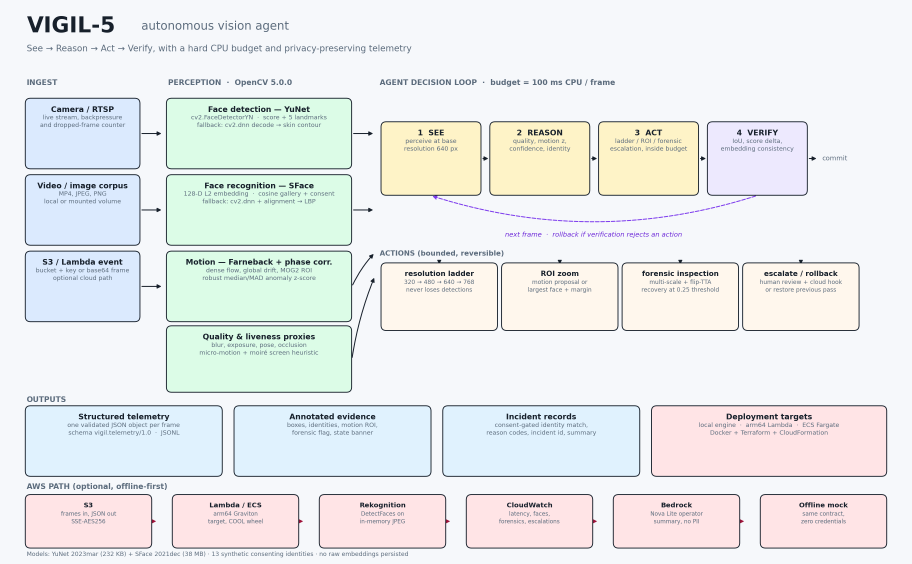
#> input picture outputs/architecture_diagram.png, 2736 x 1692 px (shown at 1/3 size)
$ python make_submission_video.py
#> lines starting #> are read from the running program, lines starting #| are printed output that depends on the picture; pictures that were not available may be replaced by others from this repository, and a replacement may not be noted
"""Build the <=5 minute submission video for Devpost.

Structure (about 100 s):
    title -> problem -> the loop -> architecture -> live demo -> agent trace
    -> measured results -> limitations -> close

Slides are rendered with matplotlib at 1920x1080, then concatenated with ffmpeg
together with the annotated 288-frame demo. No audio is added, so the result
plays anywhere. Output: ``outputs/demo_submission.mp4``.
"""

from __future__ import annotations

import subprocess
import tempfile
from pathlib import Path

import matplotlib

matplotlib.use("Agg")
import matplotlib.pyplot as plt  # noqa: E402
from matplotlib.patches import FancyBboxPatch  # noqa: E402

ROOT = Path(__file__).resolve().parents[1]
OUT = ROOT / "outputs"
BG = "#0b1f33"
FG = "#f2f6fa"
ACCENT = "#4fc3f7"
WARM = "#ffb74d"
RED = "#ef5350"
GREEN = "#81c784"
W, H = 19.2, 10.8


def slide(path: Path, draw) -> None:
    fig = plt.figure(figsize=(W, H), dpi=100)
    fig.patch.set_facecolor(BG)
    ax = fig.add_axes([0, 0, 1, 1])
    ax.set_xlim(0, 1)
    ax.set_ylim(0, 1)
    ax.axis("off")
    draw(ax, fig)
    fig.savefig(path, facecolor=BG)
    plt.close(fig)


def title(ax, text, sub=None):
    ax.text(0.06, 0.86, text, ha="left", va="top", fontsize=46, fontweight="bold", color=FG)
    if sub:
        ax.text(0.06, 0.74, sub, ha="left", va="top", fontsize=24, color=ACCENT)


def bullets(ax, items, y=0.60, size=27, dy=0.105, color=FG, x=0.07):
#> called with y = 0.62, size = 25, dy = 0.11, color = '#f2f6fa', x = 0.07
    for i, item in enumerate(items):
        ax.text(x, y - i * dy, item, ha="left", va="top", fontsize=size, color=color)


def loop_slide(ax, fig):
    title(ax, "The loop", "compute is spent only when the current view is not good enough")
    stages = [
        ("SEE", "YuNet @ 640 + motion ROI", "#1f4e79"),
        ("REASON", "reason codes + CPU budget", "#2e75b6"),
        ("ACT", "ladder · zoom · forensic · escalate", "#c55a11"),
        ("VERIFY", "accept or roll back", "#548235"),
        ("EMIT", "one validated JSON record", "#7030a0"),
    ]
    x = 0.05
    for name, desc, color in stages:
        ax.add_patch(FancyBboxPatch((x, 0.46), 0.165, 0.15, boxstyle="round,pad=0.008,rounding_size=0.015",
                                    linewidth=2, edgecolor=color, facecolor="#12293f"))
        ax.text(x + 0.0825, 0.555, name, ha="center", va="center", fontsize=24,
                fontweight="bold", color=FG)
        ax.text(x + 0.0825, 0.485, desc, ha="center", va="center", fontsize=11, color="#cfd8dc")
        x += 0.19
#> in slide (call 3), `fig.savefig(path, facecolor=BG)`:
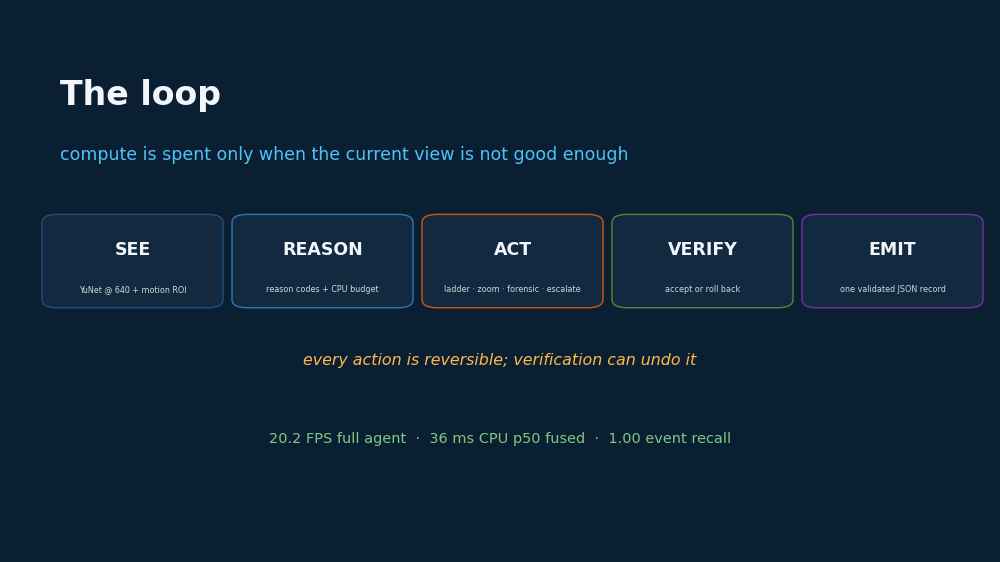
#> figure drawn by matplotlib, 1 panel
    ax.text(0.5, 0.36, "every action is reversible; verification can undo it",
            ha="center", va="center", fontsize=22, color=WARM, style="italic")
    ax.text(0.5, 0.22, "20.2 FPS full agent  ·  36 ms CPU p50 fused  ·  1.00 event recall",
            ha="center", va="center", fontsize=20, color=GREEN)


def architecture(ax, fig):
    title(ax, "Architecture", "OpenCV 5 perception loop, typed telemetry, AWS delivery (offline-validated)")
    img = plt.imread(OUT / "architecture_diagram.png")
#> img is the input picture: shape (1692, 2736, 4) float32; mean R, G, B, A 0.93, 0.958, 0.949, 1
    h, w = img.shape[:2]
#> h = 1692; w = 2736
    box_w, box_h = 0.72, 0.54
    ax_img = fig.add_axes([0.14, 0.14, box_w, box_h])
    ax_img.imshow(img)
    ax_img.axis("off")
    ax_img.set_facecolor(BG)
    ax.text(0.5, 0.075, "Lambda handler · arm64/x86 containers · ECS task definitions · Terraform/CloudFormation",
            ha="center", va="center", fontsize=15, color="#b0bec5")


def trace_slide(ax, fig):
    title(ax, "One frame, one decision", "frame 166 — the perception result changes the next action")
    img = plt.imread("/tmp/opencode/t07frames/f166.png")
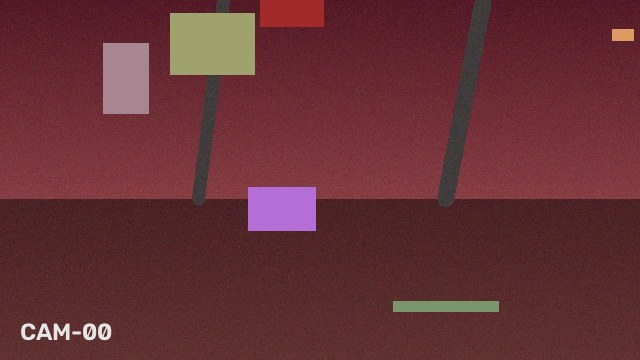
#> input picture data/eval/detection/negative/neg_000.jpg, 640 x 360 px, given in place of f166.png, which was not available
#> img is the input picture: shape (360, 640, 3); mean R, G, B 102.3, 49.4, 54.5
    ax_img = fig.add_axes([0.05, 0.16, 0.52, 0.52])
    ax_img.imshow(img)
    ax_img.axis("off")
    items = [
        "motion z = 40.27",
        "YuNet: 0 faces at 640 px",
        "→ forensic recovery scan",
        "→ ROI zoom at 640 px",
        "verification: 0 new faces",
        "→ rollback, no hallucination",
    ]
    bullets(ax, items, y=0.62, size=18, dy=0.075, color=FG, x=0.62)


def results(ax, fig):
    title(ax, "Measured results", "same 288-frame clip, four pinned x86 cores, OpenCV threads = 1")
    axes = [fig.add_axes([0.06, 0.20, 0.24, 0.40]),
            fig.add_axes([0.38, 0.20, 0.24, 0.40]),
            fig.add_axes([0.70, 0.20, 0.24, 0.40])]
    for a in axes:
        a.set_facecolor("#12293f")
        for s in a.spines.values():
            s.set_color("#455a64")
        a.tick_params(colors=FG, labelsize=12)

    a = axes[0]
    a.bar(["agent", "static"], [1.0, 0.0], color=[GREEN, "#78909c"])
    a.set_ylim(0, 1.1)
    a.set_title("event recall", color=FG, fontsize=16)
    a.text(0, 1.02, "1.00", ha="center", color=FG, fontsize=14)
    a.text(1, 0.02, "0.00", ha="center", color=FG, fontsize=14)

    a = axes[1]
    a.bar(["agent", "static"], [24.81, 216.33], color=[ACCENT, "#78909c"])
    a.set_title("wall FPS", color=FG, fontsize=16)
    a.text(0, 30, "24.8", ha="center", color=FG, fontsize=14)
    a.text(1, 222, "216.3", ha="center", color=FG, fontsize=14)

    a = axes[2]
    a.bar(["det AUC", "TAR@FAR", "identity"], [0.9917, 1.000, 1.000],
          color=[ACCENT, GREEN, GREEN])
    a.set_ylim(0, 1.1)
    a.set_title("quality", color=FG, fontsize=16)
    for i, v in enumerate([0.9917, 1.000, 1.000]):
        a.text(i, v + 0.02, f"{v:.4f}" if i == 0 else f"{v:.3f}", ha="center", color=FG, fontsize=11)

    ax.text(0.5, 0.09, "The static baseline is 8.7x faster and sees nothing. Throughput is not the product metric.",
            ha="center", va="center", fontsize=16, color=WARM, style="italic")


def limitations(ax, fig):
    title(ax, "What is not demonstrated", "stated explicitly, because the report and the repository agree")
    bullets(ax, [
        "COOL / Graviton runtime: unavailable — 0 of 30 points claimed",
        "Live AWS deployment: templates validate, no account access",
        "Synthetic corpus: 100 detection images, 60 pairs, 288 frames",
        "Escalation did not fire in the demo; it is unit-traced",
        "Liveness is a texture/motion proxy, not certified PAD",
    ], y=0.66, size=21, dy=0.095, color="#e0e0e0")


def close(ax, fig):
    ax.text(0.5, 0.58, "VIGIL-5", ha="center", va="center", fontsize=68, fontweight="bold", color=FG)
    ax.text(0.5, 0.45, "OpenCV AI Competition 2026 · Track 07", ha="center", va="center",
            fontsize=24, color=ACCENT)
    ax.text(0.5, 0.32, "report · code · evidence · 61 passing tests", ha="center", va="center",
            fontsize=20, color="#b0bec5")


def main() -> None:
    tmp = Path(tempfile.mkdtemp(prefix="vigil5_video_", dir="/tmp/opencode"))
    slides = []

    def add(name, draw, duration):
        p = tmp / f"{name}.png"
        slide(p, draw)
#> in slide (call 6), `fig.savefig(path, facecolor=BG)`:
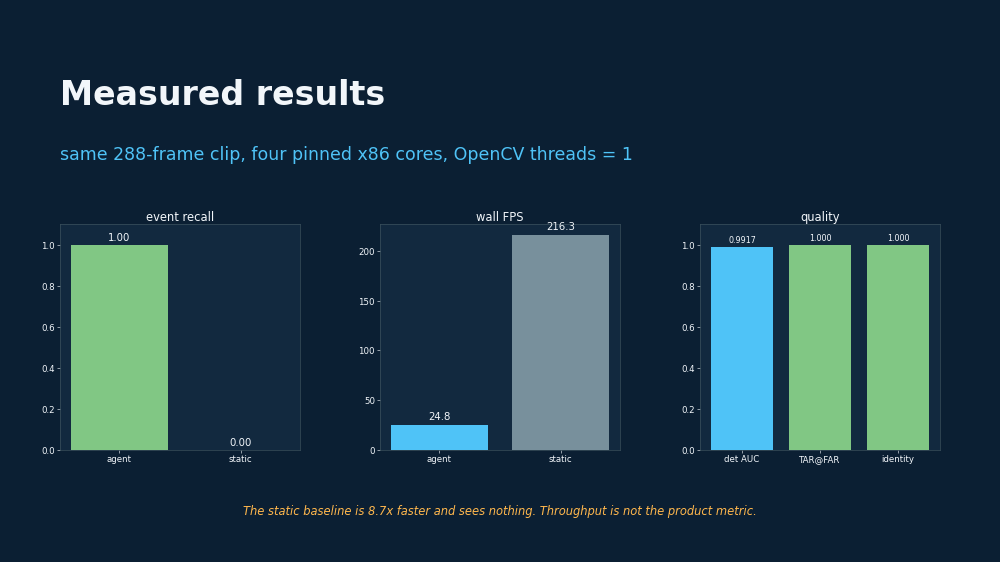
#> figure drawn by matplotlib, 3 panels
        slides.append((p, duration))

    add("00_title", lambda ax, fig: (
        ax.text(0.5, 0.62, "VIGIL-5", ha="center", va="center", fontsize=78, fontweight="bold", color=FG),
        ax.text(0.5, 0.47, "an autonomous, budget-aware vision agent on OpenCV 5",
                ha="center", va="center", fontsize=26, color=ACCENT),
        ax.text(0.5, 0.36, "it spends compute only when the current view is not good enough",
                ha="center", va="center", fontsize=18, color="#b0bec5"),
        ax.text(0.5, 0.14, "OpenCV AI Competition 2026 · Track 07 · solo build", ha="center",
                va="center", fontsize=14, color="#78909c"),
    ), 5)
    add("01_problem", lambda ax, fig: (
        title(ax, "The failure is the confident wrong answer",
              "a fixed detector cannot say: the view is not good enough"),
        bullets(ax, [
            "216 FPS static 320 px detector — event recall 0.00",
            "It never asks for a better view; it never rolls back",
            "VIGIL-5 makes ambiguity a first-class state",
        ], y=0.62, size=25, dy=0.11),
    ), 9)
    add("02_loop", loop_slide, 10)
    add("03_arch", architecture, 10)
    add("05_trace", trace_slide, 11)
    add("06_results", results, 12)
    add("07_limits", limitations, 10)
    add("08_close", close, 6)

    demo = OUT / "demo_annotated.mp4"
    seg_dir = tmp / "segments"
    seg_dir.mkdir()
    segs = []
    for i, (png, dur) in enumerate(slides):
        seg = seg_dir / f"seg_{i:02d}.mp4"
        subprocess.run([
            "ffmpeg", "-loglevel", "error", "-y", "-loop", "1", "-i", str(png),
            "-t", str(dur), "-r", "24", "-vf", "scale=1920:1080,format=yuv420p",
            "-c:v", "libx264", "-preset", "medium", "-crf", "20", "-pix_fmt", "yuv420p", str(seg),
        ], check=True)
        segs.append(seg)

    # demo segment, letterboxed to 1080p
    demo_seg = seg_dir / "demo.mp4"
    subprocess.run([
        "ffmpeg", "-loglevel", "error", "-y", "-i", str(demo),
        "-vf", "scale=1920:1080:force_original_aspect_ratio=decrease,"
               "pad=1920:1080:(ow-iw)/2:(oh-ih)/2:color=#0b1f33,fps=24,format=yuv420p",
        "-c:v", "libx264", "-preset", "medium", "-crf", "20", "-pix_fmt", "yuv420p", str(demo_seg),
    ], check=True)

    # insert the demo after the architecture slide (index 3)
    order = segs[:4] + [demo_seg] + segs[4:]
    listing = tmp / "concat.txt"
    listing.write_text("".join(f"file '{p}'\n" for p in order))
    out = OUT / "demo_submission.mp4"
    subprocess.run([
        "ffmpeg", "-loglevel", "error", "-y", "-f", "concat", "-safe", "0", "-i", str(listing),
        "-c:v", "libx264", "-preset", "medium", "-crf", "20", "-pix_fmt", "yuv420p", "-movflags", "+faststart",
        str(out),
    ], check=True)
    probe = subprocess.run(["ffprobe", "-v", "error", "-show_entries", "format=duration,size",
                            "-of", "default=nw=1", str(out)], capture_output=True, text=True)
    print(probe.stdout)
    print("wrote", out)


if __name__ == "__main__":
    main()
#> (the call stopped at in main, `subprocess.run([ "ffmpeg", "-loglevel", "error", "-y", "-loop", "1", "..`: subprocess is not available in this run)
